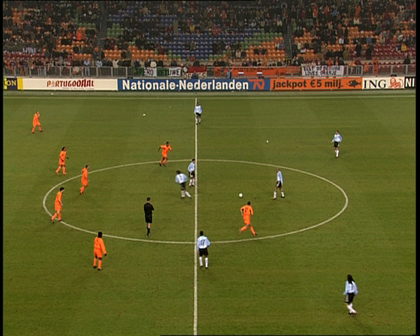
%> input picture trunk/lab5/framesVoetbal/Frame0085.png, 420 x 336 px, shrunk from 720 x 576 before the run; its folder holds only this picture in this run
$ octave run.m   (GNU Octave 9; MATLAB toolbox functions it lacks are replaced by stand-ins)
%> lines starting %> are read from the running program, lines starting %| are printed output that depends on the picture
### trunk/lab5/getSettings.m
function settings = getSettings(varargin)
%GETSETTINGS initialises all needed setting including reading all frames
% SETTINGS = GETSETTINGS(varargin)
% SETTINGS = a struct with all needed settings for the meanshift tracker
% varargin = argument (key-value)tuples,
%   1st argument {'color', 'N', 'getRoi'}
%   2nd argument the corresponding value for settings
% it is not advised to use varargin, but to edit this file.
% All other variables have to be defined in the getSettings file itself.

% declare settings vars
% CAPITALS indicate unchangebles
settings = struct(  'COLOR', struct('RGB', 0, 'XY', 1, 'rg', 2, 'H', 3, 'HS', 4, 'HSV', 5),...
                    'GETROI', struct('ON', 1, 'OFF', 0),...
                    'PROF', struct('ON', 0, 'OFF', 1),...
                    'CACHE', struct('ON', true, 'OFF', false));

%% instantiate default settings
% define colorspace
settings.color = settings.COLOR.RGB;

% define if region of interest should manually be selected
settings.getRoi = settings.GETROI.ON;

% set profiling on off
settings.prof = settings.PROF.OFF;

% enable framereader caching
settings.cache = settings.CACHE.ON;

% set default ROI
settings.Roi = [575, 230, 10, 40];

% set frames source
settings.movieName = 'voetbal';

% set frame range to be read
%settings.frameRange = 3147:3247;
settings.frameRange = 85:139;
%settings.frameRange = 85:115;

% set bucketnumbers for histogramming, N per dimension
settings.N = 16;

% set rate by which frames should be downsampled without smoothing
settings.downSampleRate = 2;

% set skip frames for tracking
settings.skipFramesStepsize = 1;

% set if movie should be saved and or shown
settings.saveAndShowMovie = 0;

% set where image should be cropped
settings.imageCropRange = 1:250;

% set the color of tracking bounding box
settings.TrackColor = [0, 0, 0]; % black

% set number of histogram bins N per color space dimension
switch(lower(settings.color))
    case {settings.COLOR.H}
        settings.NBins = settings.N;
    case {settings.COLOR.XY, settings.COLOR.rg, settings.COLOR.HS}
        settings.NBins = settings.N * ones(1,2);
    case {settings.COLOR.RGB, settings.COLOR.HSV}
        settings.NBins = settings.N * ones(1,3);
end


%% overwrite defaults if there were inputs
if(mod(nargin, 2)~=0)
    error('Need even inputs')
end

% set input arguments {color, n, getroi}
for i=1:2:nargin
    switch lower(varargin{i})
        case {'n'}
            settings.N = varargin{i+1};
        case {'color'}
            settings.color = varargin{i+1};
        case {'getroi'}
            settings.getRoi = varargin{i+1};
    end
end

% read all frames using the frame reader
settings.frames = FrameReader(settings);

%% get region of interest if getRoi is on and roi.mat does not exist
if (settings.getRoi == settings.GETROI.ON && exist('Roi.mat')~=2)
    handle = figure;
    imshow(color2rgb(settings.frames(:,:,:,1),settings));
    rect = getrect(handle);
    Roi = [floor(rect(1)),...
           floor(rect(2)),...
           floor(rect(3)),...
           floor(rect(4))];
    save('Roi.mat', 'Roi');
    close(handle);
elseif (exist('Roi.mat')==2) % load roi.mat
        load('Roi.mat');
end
settings.Roi = Roi;

%% do profiling if needed
if settings.prof == settings.PROF.ON
    profile clear
    profile on
else
    profile off
end

function frames = FrameReader(settings)
%FRAMEREADER reads frames as specified in settings
% FRAMES = FRAMEREADER(SETTINGS)
% FRAMES = a m*n*d*i frame matrix where
%   m*n is the image size
%   d is dependent on the colorspace
%   i is the number of frames in the movie
% SETTINGS = settings structure (see getSettings.m)

movieName = settings.movieName;

% if we can cache do so & else read in png's
if(exist('frames.mat')==2 && settings.cache == settings.CACHE.ON)
    disp('loading frames.mat');
    load frames.mat;
    disp('done loading frames.mat');
else
    disp('loading frames from png');
    switch lower(movieName)
        case {'voetbal'}
            sFile = sprintf('framesVoetbal/Frame%04d.png',settings.frameRange(1));
        case{'snowboard'}
            sFile = sprintf('framesSnowboard/%08d.png',settings.frameRange(1));
        case {'parachute'}
            sFile = sprintf('framesParachute/%08d.png',settings.frameRange(1));
    end

    % reading 1st frame to get framesizes
    frame = im2double(imread(sFile));
    % crop image
    frame = frame(settings.imageCropRange,settings.imageCropRange,:);
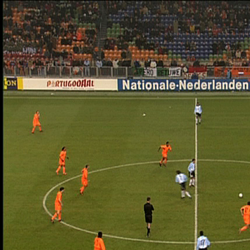
%> frame: size 250x250x3 double; mean R, G, B 0.358, 0.342, 0.179
    % downsample
    frame = frame(1:settings.downSampleRate:end,1:settings.downSampleRate:end,:);
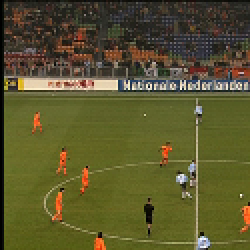
%> frame: size 125x125x3 double (shown 2 times larger); mean R, G, B 0.356, 0.34, 0.178
    % color convert
    frame = rgb2color(frame, settings);
    [m,n,p] = size(frame);

    % declare frames before reading all in for optimization
    frames = zeros([m, n, p, length(settings.frameRange)]);

    fprintf('progress %04.1f%%', 0);
    for i = 1:settings.skipFramesStepsize:length(settings.frameRange)
        fprintf('\b\b\b\b\b\b %4.1f%%', i/length(settings.frameRange) * 100);
        switch lower(movieName)
            case {'voetbal'}
                sFile = sprintf('framesVoetbal/Frame%04d.png',settings.frameRange(i));
            case{'snowboard'}
                sFile = sprintf('framesSnowboard/%08d.png',settings.frameRange(i));
            case{'parachute'}
                sFile = sprintf('framesParachute/%08d.png',settings.frameRange(i));
        end
        frame = im2double(imread(sFile));
        % crop image
        frame = frame(settings.imageCropRange,settings.imageCropRange,:);
        % downsample
        frame = frame(1:settings.downSampleRate:end,1:settings.downSampleRate:end,:);
        % color convert
        frame = rgb2color(frame, settings);
        % store in frames
        frames(:,:,:,i) = frame;
    end
    disp(' ');
    disp('saving to frames.mat...');
    save frames.mat frames;
    disp('done');
end

### trunk/lab5/rgb2color.m
function img = rgb2color(img, settings)
% [5 lines of commented-out code are left out]

persistent srgb2xyz xyz2xyl

%% change colorspace
switch lower(settings.color)
    %case {settings.COLOR.RGB}
    %   no conversion needed

    case {settings.COLOR.rg}
        % prepare variables
        R = img(:,:,1);
        G = img(:,:,2);
        r = ones(size(img(:,:,1))) * 1/3;
        g = r;

        % calculate normalised rgb
        norm = sum(img,3);
        mask = norm > 0;
        r(mask) = R(mask)./norm(mask);
        g(mask) = G(mask)./norm(mask);

        % put all variables in 1 image
        img = cat(3,r,g);

    case {settings.COLOR.XY}
        % prepare transforms
        if isempty(srgb2xyz) || isempty(xyz2xyl)
            srgb2xyz = makecform('srgb2xyz');
            xyz2xyl = makecform('xyz2xyl');
        end

        % transform
        img = applycform(img,srgb2xyz);
        img = applycform(img,xyz2xyl);

        %remove luminance
        img = img(:,:,1:2);

    case {settings.COLOR.H}
        % transform to hsv, remove sv
        img = rgb2hsv(img);
        img = img(:,:,1);

    case {settings.COLOR.HS}
        % transform to hsv, remove v
        img = rgb2hsv(img);
        img = img(:,:,1:2);

    case {settings.COLOR.HSV}
        % transform to hsv
        img = rgb2hsv(img);
end

### trunk/lab1/makecform.m
function c = makecform(varargin)
%MAKECFORM Create a color transformation structure.
%   C = MAKECFORM(TYPE) creates the color transformation structure, C,
%   that defines the color space conversion specified by TYPE.  To
%   perform the transformation, pass the color transformation structure
%   as an argument to the APPLYCFORM function.  TYPE should be one of
%   these strings:
%
%       'lab2lch'   'lch2lab'   'upvpl2xyz'   'xyz2upvpl'
%       'uvl2xyz'   'xyz2uvl'   'xyl2xyz'     'xyz2xyl'
%       'xyz2lab'   'lab2xyz'   'srgb2xyz'    'xyz2srgb'
%       'srgb2lab'  'lab2srgb'
%
%   (The color space table below defines these abbreviations.)
%
%   For the xyz2lab, lab2xyz, srgb2lab, and lab2srgb transforms, you can
%   optionally specify the value of the reference illuminant, known as
%   the white point.  Use the syntax C = MAKECFORM(TYPE,'WhitePoint',WP),
%   where WP is a 1-by-3 vector of XYZ values scaled so that Y = 1.  The
%   default is the CIE illuminant D50, which is also the default
%   illuminant specified in the International Color Consortium
%   specification ICC.1:2001-04.  You can use the WHITEPOINT function to
%   create the WP vector.
%
%   C = MAKECFORM('icc', SRC_PROFILE, DEST_PROFILE) creates a color
%   transformation based on two ICC profiles.  SRC_PROFILE and
%   DEST_PROFILE are ICC profile structures returned by ICCREAD.
%
%   C = MAKECFORM('icc', SRC_PROFILE, DEST_PROFILE,
%   'SourceRenderingIntent', SRC_INTENT, 'DestRenderingIntent',
%   DEST_INTENT) creates a color transformation based on two ICC color
%   profiles.  SRC_INTENT and DEST_INTENT specify the rendering intent
%   corresponding to the source and destination profiles.  SRC_INTENT and
%   DEST_INTENT must be one of these strings:
%
%       'AbsoluteColorimetric'  'Perceptual'
%       'RelativeColorimetric'  'Saturation'
%
%   'Perceptual' is the default source and destination rendering intent.
%   See the MAKECFORM reference page for more information about rendering
%   intents.
%
%   CFORM = MAKECFORM('clut', PROFILE, LUTTYPE) creates a color transform
%   based on a Color Lookup Table (CLUT) contained in an ICC color
%   profile.  PROFILE is an ICC profile structure returned by ICCREAD.
%   LUTTYPE specifies which CLUT in the PROFILE structure is to be used.
%   It may be one of these strings:
%
%       'AToB0'    'AToB1'    'AToB2'    'AToB3'    'BToA0'
%       'BToA1'    'BToA2'    'BToA3'    'Gamut'    'Preview0'
%       'Preview1' 'Preview2'
%
%   CFORM = MAKECFORM('mattrc', MATTRC, 'Direction', DIR) creates a color
%   transform based on a Matrix/Tone Reproduction Curve (MatTRC) model
%   contained in an ICC color profile. DIRECTION is either 'forward' or
%   'inverse' and specifies whether the MatTRC is to be applied in the
%   forward or inverse direction.
%
%   For more information about 'clut' transformations, see Section 6.5.7
%   of ICC.1:2001-4 (www.color.org).  For more information about 'mattrc'
%   transformations, see Section 6.3.1.2.
%
%   Color space abbreviations
%   -------------------------
%
%       Abbreviation   Description
%
%       xyz            1931 CIE XYZ tristimulus values
%       xyl            1931 CIE xyY chromaticity values
%       uvl            1960 CIE uvL values
%       upvpl          1976 CIE u'v'L values
%       lab            1976 CIE L*a*b* values
%       lch            Polar transformation of L*a*b* values; c = chroma
%                          and h = hue
%       srgb           Standard computer monitor RGB values
%                          (IEC 61966-2-1)
%
%   Example
%   -------
%   Convert RGB image to L*a*b*, assuming input image is sRGB.
%
%       rgb = imread('peppers.png');
%       cform = makecform('srgb2lab');
%       lab = applycform(rgb, cform);
%
%   See also APPLYCFORM, LAB2DOUBLE, LAB2UINT8, LAB2UINT16, WHITEPOINT,
%            XYZ2DOUBLE, XYZ2UINT16.

%   Copyright 1993-2003 The MathWorks, Inc.
%   $Revision: 1.1.6.4 $  $Date: 2003/08/23 05:52:59 $
%   Author:  Scott Gregory, Toshia McCabe 10/18/02
%   Revised: Toshia McCabe 12/17/02

checknargin(1,Inf,nargin,'makecform');
%> (this line was passed over: checknargin is not available in this run)

valid_strings = {'lab2lch','lch2lab', 'upvpl2xyz', 'xyz2upvpl',...
                 'uvl2xyz', 'xyz2uvl', 'xyl2xyz', 'xyz2xyl','xyz2lab',...
                 'lab2xyz','srgb2xyz','xyz2srgb', 'srgb2lab', 'lab2srgb', ...
                 'clut','mattrc', 'icc','makeabsolute'};

%> the run ends on the next line
transform_type = checkstrs(varargin{1}, valid_strings, 'makecform', ...
                           'TRANSFORMTYPE', 1);

switch lower(transform_type)
  case {'lab2lch', 'lch2lab', 'upvpl2xyz', 'xyz2upvpl',...
        'uvl2xyz', 'xyz2uvl', 'xyl2xyz', 'xyz2xyl'}
    c = make_simple_cform(varargin{:});
  case {'xyz2lab', 'lab2xyz'}
    c = make_xyz_labcform(varargin{:});
  case 'clut'
    c = make_clutcform(varargin{2:end});
  case 'mattrc'
    c = make_mattrc_cform(varargin{2:end});
  case 'icc'
    c = make_icc_cform(varargin{2:end});
  case 'makeabsolute'
    c = make_absolute_cform(varargin{2:end});
  case {'srgb2xyz', 'xyz2srgb'}
    c = make_srgb_xyz_cform(varargin{:});
  case 'srgb2lab'
    c = make_srgb2lab_cform(varargin{:});
  case 'lab2srgb'
    c = make_lab2srgb_cform(varargin{:});
end

%------------------------------------------------------------
% [34 lines left out: function make_simple_cform, not called in this run]

%----------------------------------------------------------
% [47 lines left out: function make_xyz_labcform, not called in this run]

%----------------------------------------------------------
% [34 lines left out: function make_srgb2lab_cform, not called in this run]

%----------------------------------------------------------
% [34 lines left out: function make_lab2srgb_cform, not called in this run]

%------------------------------------------------------------
% [107 lines left out: function make_clutcform, not called in this run]

% ------------------------------------------------------------

% [35 lines left out: function make_mattrc_cform, not called in this run]
%------------------------------------------------------------
% [166 lines left out: function make_icc_cform, not called in this run]
%------------------------------------------------------------
% [8 lines left out: function make_absolute_cform, not called in this run]

%------------------------------------------------------------
% [21 lines left out: function make_srgb_xyz_cform, not called in this run]


% ------------------------------------------------------------

% [9 lines left out: function assigncform, not called in this run]

% ------------------------------------------------------------
% [21 lines left out: function is_valid_profile, not called in this run]

% ------------------------------------------------------------
% [28 lines left out: function is_valid_mattrc, not called in this run]

### trunk/lab5/run.m
%RUN
% perform multiple trackings with various settings
% currently with N=4 bins and XY=1 colorspace.
close all
warning off all

% set parameters
paramsN = [4];
paramsColor = [1];
inpGetRoi = 1;

% do loop for different parameters
for b = 1:length(paramsColor)
	clear framesGlobal;
	clear settings;
	delete frames.mat;

	inpColor = paramsColor(b);

	for a = 1:length(paramsN)
		inpN = paramsN(a);

		%get settings
        disp('create settings');
		settings = getSettings('color',inpColor, 'getRoi',inpGetRoi, 'N',inpN);
